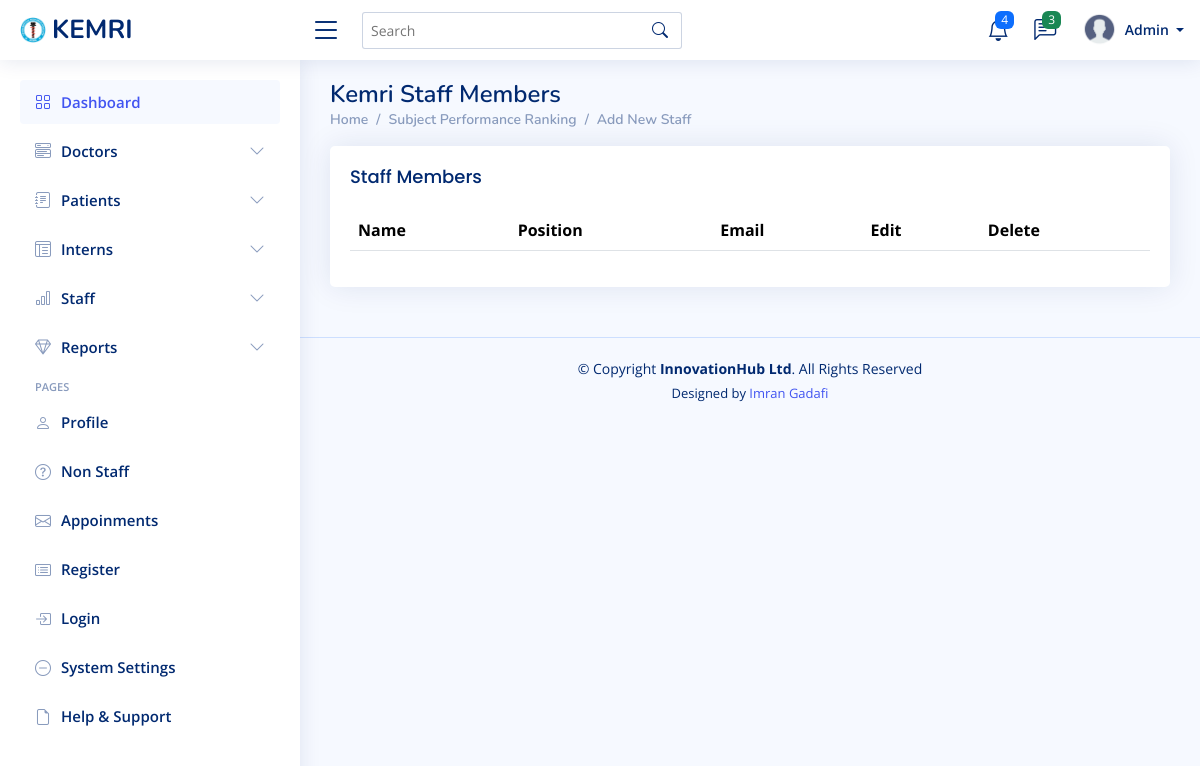
/staff/, run on an earlier commit of the app's database.
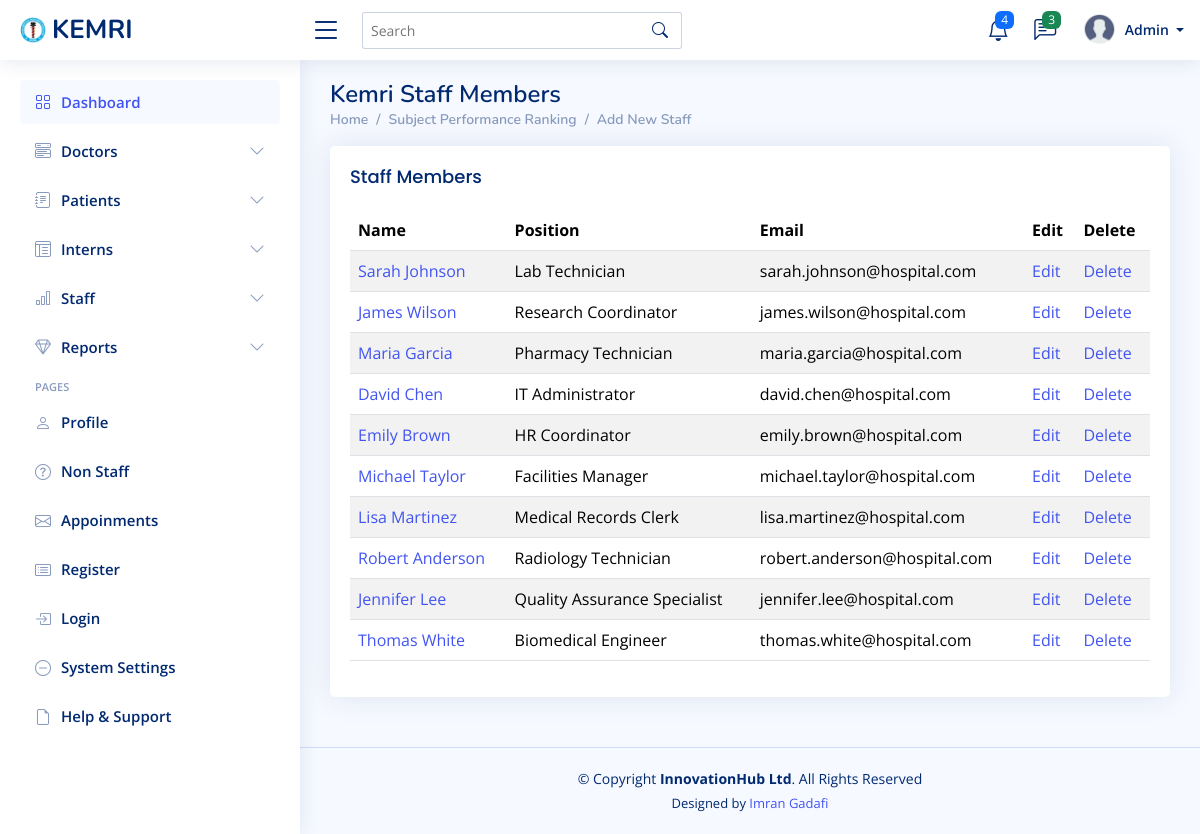
And on a later commit of the database.
### mtwapa_branch/models.py (models this page shows, shortened)
class Staff(models.Model):
    first_name = models.CharField(max_length=100)
    last_name = models.CharField(max_length=100)
    phone = models.CharField(max_length=15)
    email = models.EmailField(max_length=100, blank=True, null=True)
    identification_no = models.CharField(max_length=100, blank=True, null=True)
    date_of_birth = models.DateField(blank=True, null=True)
    gender = models.CharField(
        max_length=10,
        choices=[('Male', 'Male'), ('Female', 'Female'), ('Other', 'Other')],
        blank=True,
        null=True
    )
    profile_picture = models.ImageField(upload_to='staff_profiles/', blank=True, null=True)
    position = models.CharField(max_length=100)  # E.g., Researcher, Lab Technician
    department = models.ForeignKey('Department', on_delete=models.SET_NULL, null=True)
    employee_id = models.CharField(max_length=50, unique=True)  # Unique employee ID
    date_hired = models.DateField(default=now)
    contract_type = models.CharField(
        max_length=50,
        choices=[('Permanent', 'Permanent'), ('Contract', 'Contract'), ('Intern', 'Intern')],
        blank=True,
        null=True
    )
    salary = models.DecimalField(max_digits=10, decimal_places=2, blank=True, null=True)
    shift = models.CharField(
        max_length=50,
        choices=[('Day', 'Day'), ('Night', 'Night'), ('Flexible', 'Flexible')],
        blank=True,
        null=True
    )
    address = models.TextField(blank=True, null=True)
    city = models.CharField(max_length=100, blank=True, null=True)
    region = models.CharField(max_length=100, blank=True, null=True)
    emergency_contact_name = models.CharField(max_length=100, blank=True, null=True)
    emergency_contact_phone = models.CharField(max_length=15, blank=True, null=True)
    access_level = models.CharField(
        max_length=50,
        choices=[('Admin', 'Admin'), ('Manager', 'Manager'), ('Staff', 'Staff')],
        blank=True,
        null=True
    )
    is_active = models.BooleanField(default=True)
    qualifications = models.TextField(blank=True, null=True)  # E.g., Degrees, Certifications
    experience_years = models.PositiveIntegerField(blank=True, null=True)
    skills = models.TextField(blank=True, null=True)  # E.g., Specializations
    created_at = models.DateTimeField(auto_now_add=True)
    updated_at = models.DateTimeField(auto_now=True)

### mtwapa_branch/views.py (the view)
# urls.py: path('staff/', views.staff_list, name='staff_list'),
def staff_list(request):
    staff_members = Staff.objects.all()
    return render(request, 'staff/staff_list.html', {'staff_members': staff_members})

### templates/staff/staff_list.html
{% extends "base/base.html" %}
{% block content %}
<div class="pagetitle">
    <h1>Kemri Staff Members  </h1>
    <nav>
      <ol class="breadcrumb">
        <li class="breadcrumb-item"><a href="{% url 'dashboard'%}">Home</a></li>
        <li class="breadcrumb-item">Subject Performance Ranking</li>
        <li class="breadcrumb-item active"><a href="{% url 'staff_create' %}">Add New Staff</a></li>
      </ol>
    </nav>
  </div>
  <section class="section">
    <div class="row">
      <div class="col-lg-12">
        <div class="card">
          <div class="card-body">
            <h5 class="card-title">Staff Members </h5>
            <div class="table-responsive">
                <table class="table table-striped datatable">
                <thead>
                    <tr>
                        <th>Name </th>
                        <th> Position</th>
                        <th>Email</th>
                        <th>Edit</th>
                        <th>Delete</th>
                    </tr>
                </thead>
                <tbody>
                    {% for staff in staff_members %}
                    <tr>
                        <td><a href="{% url 'staff_detail' staff.pk %}">{{ staff.first_name }} {{ staff.last_name }}</a></td>
                        <td>  {{ staff.position }}</td>
                        <td>{{ staff.email }}</td>
                        <td><a href="{% url 'staff_update' staff.pk %}">Edit</a></td>
                        <td><a href="{% url 'staff_delete' staff.pk %}">Delete</a></td>
                    </tr>
                    {% endfor %}
                </tbody>
            </table>
        </div>
    </div>
    </div>
    </div>
    </section>
    {% endblock %}

### templates/base/base.html (shortened to what this page needs)
{% load static %}
<!DOCTYPE html>
<html lang="en">
<head>
  <link href="{% static 'assets/vendor/bootstrap/css/bootstrap.min.css'%}" rel="stylesheet">
  <link href="{% static 'assets/vendor/bootstrap-icons/bootstrap-icons.css'%}" rel="stylesheet">
  <link href="{% static 'assets/vendor/boxicons/css/boxicons.min.css'%}" rel="stylesheet">
  <link href="{% static 'assets/vendor/quill/quill.snow.css'%}" rel="stylesheet">
  <link href="{% static 'assets/vendor/quill/quill.bubble.css'%}" rel="stylesheet">
  <link href="{% static 'assets/vendor/remixicon/remixicon.css'%}" rel="stylesheet">
  <link href="{% static 'assets/vendor/simple-datatables/style.css'%}" rel="stylesheet">
<link href="https://cdn.jsdelivr.net/npm/bootstrap-icons/font/bootstrap-icons.css" rel="stylesheet">
  <link href="{% static 'assets/css/style.css'%}" rel="stylesheet">
  <link href="{% static 'assets/css/extra.css'%}" rel="stylesheet">
</head>
  <body>
    {% include "base/navbar.html" %}
    {% include "base/sidebar.html" %}
    <main id="main" class="main">
        {% block content %}{% endblock %}
    </main>
    {% include 'base/footer.html'%}
 </body>
</html>

### templates/base/navbar.html (shortened to what this page needs)
{% load static %}
<header id="header" class="header fixed-top d-flex align-items-center">
    <div class="d-flex align-items-center justify-content-between">
      <a href="{% url 'dashboard'%}" class="logo d-flex align-items-center">
        <img src="{% static 'assets/img/kemrilogo.png'%}" alt="">
        <span class="d-none d-lg-block">KEMRI</span>
      </a>
      <i class="bi bi-list toggle-sidebar-btn"></i>
    </div>
    <div class="search-bar">
      <form class="search-form d-flex align-items-center" method="POST" action="#">
        <input type="text" name="query" placeholder="Search" title="Enter search keyword">
        <button type="submit" title="Search"><i class="bi bi-search"></i></button>
      </form>
    </div>
    <nav class="header-nav ms-auto">
      <ul class="d-flex align-items-center">
        <li class="nav-item dropdown">
          <a class="nav-link nav-icon" href="#" data-bs-toggle="dropdown">
            <i class="bi bi-bell"></i>
            <span class="badge bg-primary badge-number">4</span>
          </a>
        </li>
        <li class="nav-item dropdown">
          <a class="nav-link nav-icon" href="#" data-bs-toggle="dropdown">
            <i class="bi bi-chat-left-text"></i>
            <span class="badge bg-success badge-number">3</span>
          </a>
        </li>
        <li class="nav-item dropdown pe-3">
          <a class="nav-link nav-profile d-flex align-items-center pe-0" href="#" data-bs-toggle="dropdown">
            <img src="{% static 'assets/img/profile.png'%}" alt="Profile" class="rounded-circle">
            <span class="d-none d-md-block dropdown-toggle ps-2">
              {% if user.is_authenticated %}
                   {{ user.username }}
              {% else %}
                  Admin
              {% endif %}
            </span>
          </a>
        </li>
      </ul>
    </nav>
  </header>

### templates/base/sidebar.html (shortened to what this page needs)
{% load static %}
<aside id="sidebar" class="sidebar">
    <ul class="sidebar-nav" id="sidebar-nav">
      <li class="nav-item">
        <a class="nav-link " href="{% url 'dashboard'%}">
          <i class="bi bi-grid"></i>
          <span>Dashboard</span>
        </a>
      </li>
      <li class="nav-item">
        <a class="nav-link collapsed" data-bs-target="#components-nav" data-bs-toggle="collapse" href="#">
          <i class="bi bi-menu-button-wide"></i><span>Doctors</span><i class="bi bi-chevron-down ms-auto"></i>
        </a>
      </li>
      <li class="nav-item">
        <a class="nav-link collapsed" data-bs-target="#forms-nav" data-bs-toggle="collapse" href="#">
          <i class="bi bi-journal-text"></i><span>Patients</span><i class="bi bi-chevron-down ms-auto"></i>
        </a>
      </li>
      <li class="nav-item">
        <a class="nav-link collapsed" data-bs-target="#tables-nav" data-bs-toggle="collapse" href="#">
          <i class="bi bi-layout-text-window-reverse"></i><span>Interns</span><i class="bi bi-chevron-down ms-auto"></i>
        </a>
      </li>
      <li class="nav-item">
        <a class="nav-link collapsed" data-bs-target="#charts-nav" data-bs-toggle="collapse" href="#">
          <i class="bi bi-bar-chart"></i><span>Staff</span><i class="bi bi-chevron-down ms-auto"></i>
        </a>
      </li>
      <li class="nav-item">
        <a class="nav-link collapsed" data-bs-target="#icons-nav" data-bs-toggle="collapse" href="#">
          <i class="bi bi-gem"></i><span>Reports
          </span><i class="bi bi-chevron-down ms-auto"></i>
        </a>
      </li>
      <li class="nav-heading">Pages</li>
      <li class="nav-item">
        <a class="nav-link collapsed" href="{% url 'profile_detail'%}">
          <i class="bi bi-person"></i>
          <span>Profile</span>
        </a>
      </li>
      <li class="nav-item">
        <a class="nav-link collapsed" href="{% url 'nonstaff_list'%}">
          <i class="bi bi-question-circle"></i>
          <span>Non Staff</span>
        </a>
      </li>
      <li class="nav-item">
        <a class="nav-link collapsed" href="#">
          <i class="bi bi-envelope"></i>
          <span>Appoinments</span>
        </a>
      </li>
      <li class="nav-item">
        <a class="nav-link collapsed" href="{% url 'register'%}">
          <i class="bi bi-card-list"></i>
          <span>Register</span>
        </a>
      </li>
      <li class="nav-item">
        <a class="nav-link collapsed" href="{% url 'login'%}">
          <i class="bi bi-box-arrow-in-right"></i>
          <span>Login</span>
        </a>
      </li>
      <li class="nav-item">
        <a class="nav-link collapsed" href="{% url 'system_settings'%}">
          <i class="bi bi-dash-circle"></i>
          <span> System Settings</span>
        </a>
      </li>
      <li class="nav-item">
        <a class="nav-link collapsed" href="{% url 'help_and_support'%}">
          <i class="bi bi-file-earmark"></i>
          <span>Help & Support</span>
        </a>
      </li>
    </ul>
  </aside>

### templates/base/footer.html (shortened to what this page needs)
{% load static %}
  <footer id="footer" class="footer">
    <div class="copyright">
      &copy; Copyright <strong><span>InnovationHub Ltd</span></strong>. All Rights Reserved
    </div>
    <div class="credits">
      Designed by <a href="https://steve-ongera.com/">Imran Gadafi</a>
    </div>
  </footer>

### static/assets/css/style.css (style rules this page uses)
:root { scroll-behavior: smooth; }
body { font-family: "Open Sans", sans-serif; background: #f6f9ff; color: #444444; }
a { color: #4154f1; text-decoration: none; }
h1, h2, h3, h4, h5, h6 { font-family: "Nunito", sans-serif; }
#main { margin-top: 60px; padding: 20px 30px; transition: all 0.3s; }
.pagetitle { margin-bottom: 10px; }
.pagetitle h1 { font-size: 24px; margin-bottom: 0; font-weight: 600; color: #012970; }
.card { margin-bottom: 30px; border: none; border-radius: 5px; box-shadow: 0px 0 30px rgba(1, 41, 112, 0.1); }
.card-title { padding: 20px 0 15px 0; font-size: 18px; font-weight: 500; color: #012970; font-family: "Poppins", sans-serif; }
.card-body { padding: 0 20px 20px 20px; }
.breadcrumb { font-size: 14px; font-family: "Nunito", sans-serif; color: #899bbd; font-weight: 600; }
.breadcrumb a { color: #899bbd; transition: 0.3s; }
.breadcrumb .breadcrumb-item::before { color: #899bbd; }
.breadcrumb .active { color: #51678f; font-weight: 600; }
.logo { line-height: 1; }
@media (min-width: 1200px) { .logo { width: 280px; } }
.logo img { max-height: 26px; margin-right: 6px; }
.logo span { font-size: 26px; font-weight: 700; color: #012970; font-family: "Nunito", sans-serif; }
.header { transition: all 0.5s; z-index: 997; height: 60px; box-shadow: 0px 2px 20px rgba(1, 41, 112, 0.1); background-color: #fff; padding-left: 20px; }
.header .toggle-sidebar-btn { font-size: 32px; padding-left: 10px; cursor: pointer; color: #012970; }
.header .search-bar { min-width: 360px; padding: 0 20px; }
.header .search-form { width: 100%; }
.header .search-form input { border: 0; font-size: 14px; color: #012970; border: 1px solid rgba(1, 41, 112, 0.2); padding: 7px 38px 7px 8px; border-radius: 3px; transition: 0.3s; width: 100%; }
.header .search-form button { border: 0; padding: 0; margin-left: -30px; background: none; }
.header .search-form button i { color: #012970; }
.header-nav ul { list-style: none; }
.header-nav>ul { margin: 0; padding: 0; }
.header-nav .nav-icon { font-size: 22px; color: #012970; margin-right: 25px; position: relative; }
.header-nav .nav-profile { color: #012970; }
.header-nav .nav-profile img { max-height: 36px; }
.header-nav .nav-profile span { font-size: 14px; font-weight: 600; }
.header-nav .badge-number { position: absolute; inset: -2px -5px auto auto; font-weight: normal; font-size: 12px; padding: 3px 6px; }
.sidebar { position: fixed; top: 60px; left: 0; bottom: 0; width: 300px; z-index: 996; transition: all 0.3s; padding: 20px; overflow-y: auto; scrollbar-width: thin; scrollbar-color: #aab7cf transparent; box-shadow: 0px 0px 20px rgba(1, 41, 112, 0.1); background-color: #fff; }
@media (min-width: 1200px) { #main, #footer { margin-left: 300px; } }
.sidebar-nav { padding: 0; margin: 0; list-style: none; }
.sidebar-nav li { padding: 0; margin: 0; list-style: none; }
.sidebar-nav .nav-item { margin-bottom: 5px; }
.sidebar-nav .nav-heading { font-size: 11px; text-transform: uppercase; color: #899bbd; font-weight: 600; margin: 10px 0 5px 15px; }
.sidebar-nav .nav-link { display: flex; align-items: center; font-size: 15px; font-weight: 600; color: #4154f1; transition: 0.3; background: #f6f9ff; padding: 10px 15px; border-radius: 4px; }
.sidebar-nav .nav-link i { font-size: 16px; margin-right: 10px; color: #4154f1; }
.sidebar-nav .nav-link.collapsed { color: #012970; background: #fff; }
.sidebar-nav .nav-link.collapsed i { color: #899bbd; }
.sidebar-nav .nav-link .bi-chevron-down { margin-right: 0; transition: transform 0.2s ease-in-out; }
.footer { padding: 20px 0; font-size: 14px; transition: all 0.3s; border-top: 1px solid #cddfff; }
.footer .copyright { text-align: center; color: #012970; }
.footer .credits { padding-top: 5px; text-align: center; font-size: 13px; color: #012970; }

What changed in the data, as far as the page shows it:
added Staff: first_name "Sarah", last_name "Johnson", position "Lab Technician", email "sarah.johnson@hospital.com"
added Staff: first_name "James", last_name "Wilson", position "Research Coordinator", email "james.wilson@hospital.com"
added Staff: first_name "Maria", last_name "Garcia", position "Pharmacy Technician", email "maria.garcia@hospital.com"
added Staff: first_name "David", last_name "Chen", position "IT Administrator", email "david.chen@hospital.com"
added Staff: first_name "Emily", last_name "Brown", position "HR Coordinator", email "emily.brown@hospital.com"
added Staff: first_name "Michael", last_name "Taylor", position "Facilities Manager", email "michael.taylor@hospital.com"
added Staff: first_name "Lisa", last_name "Martinez", position "Medical Records Clerk", email "lisa.martinez@hospital.com"
added Staff: first_name "Robert", last_name "Anderson", position "Radiology Technician", email "robert.anderson@hospital.com"
added Staff: first_name "Jennifer", last_name "Lee", position "Quality Assurance Specialist", email "jennifer.lee@hospital.com"
added Staff: first_name "Thomas", last_name "White", position "Biomedical Engineer", email "thomas.white@hospital.com"
